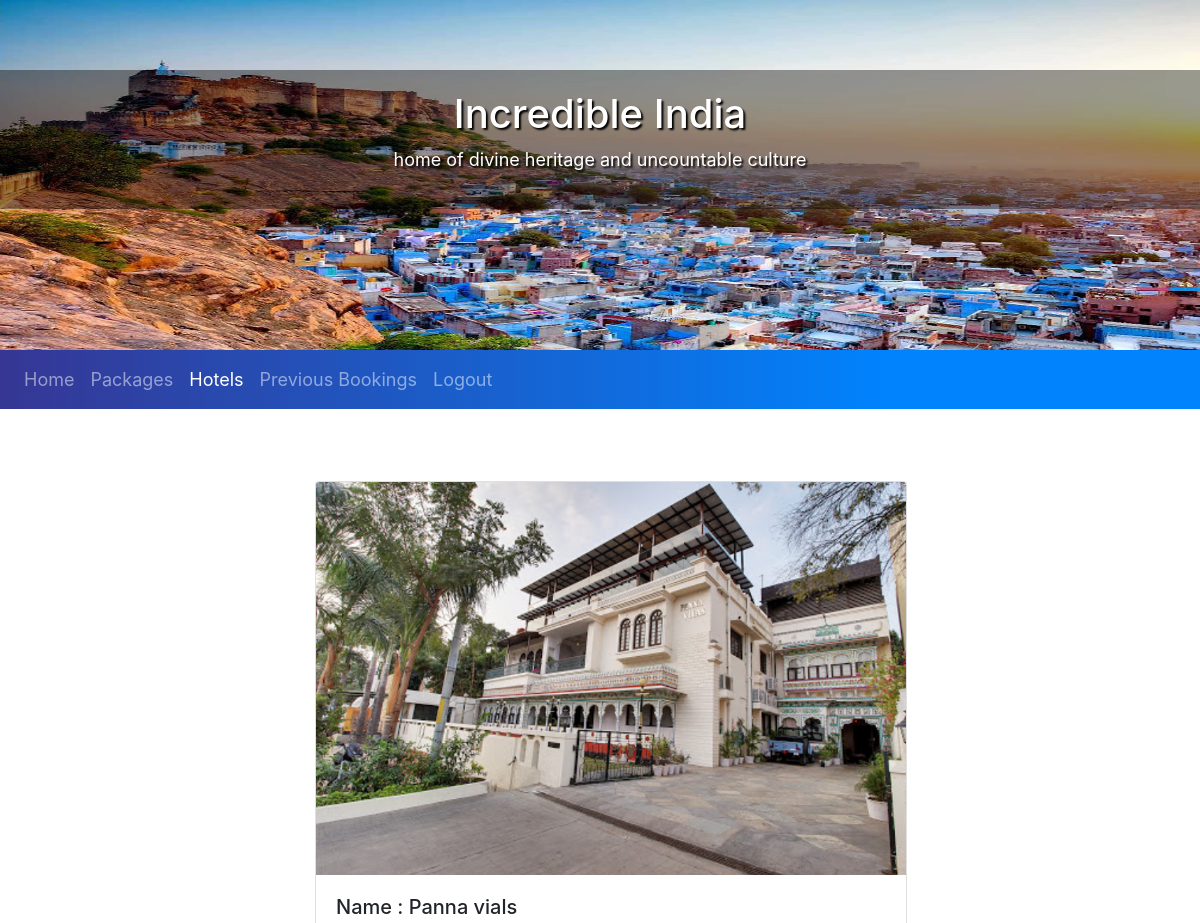
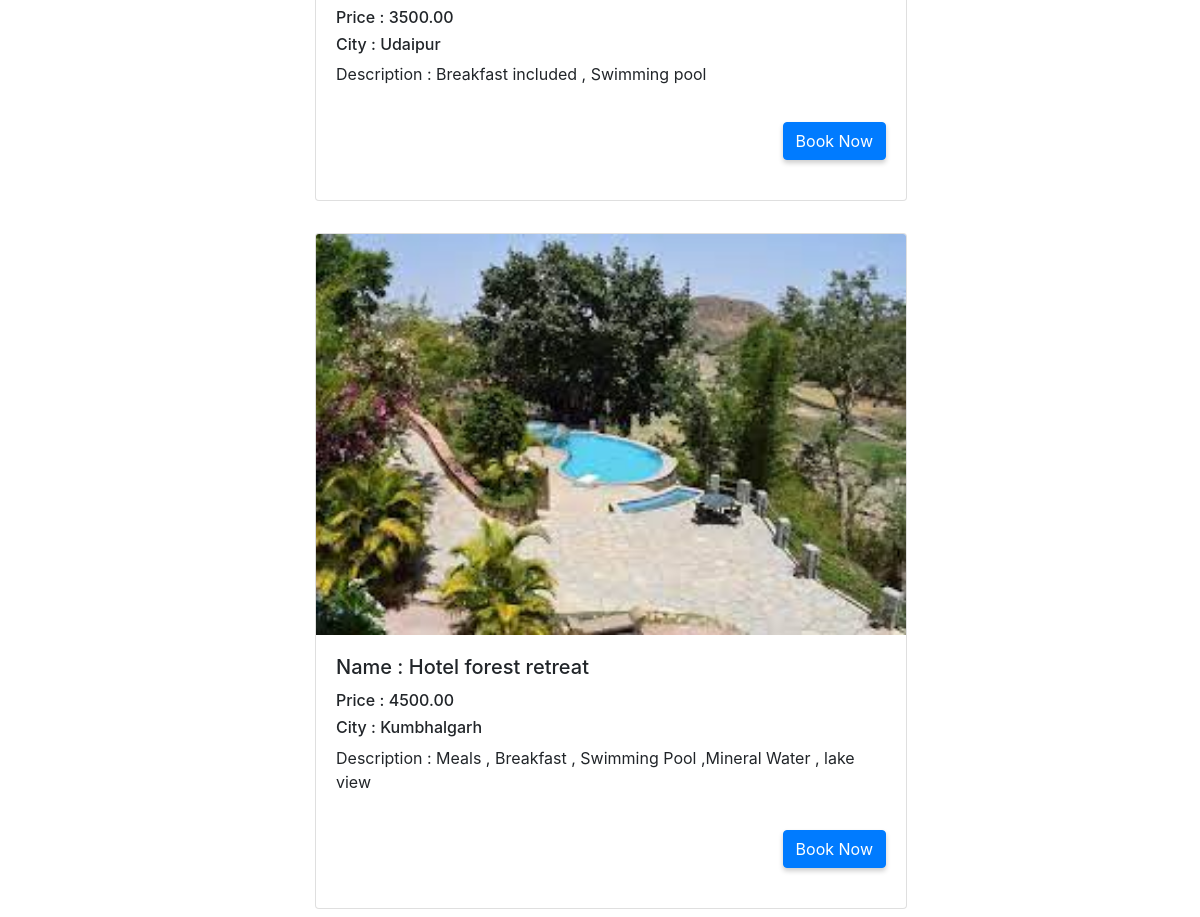
/User/Hotels/ (signed in), run on the app's committed database (2 pictures, top to bottom).
### Admin/models.py (models this page shows, shortened)
class hotel(models.Model):
    hname=models.CharField(max_length=20,primary_key=True)
    hcity=models.CharField(max_length=20)
    hdec=models.CharField(max_length=150)
    hprize=models.DecimalField(max_digits=1000, decimal_places=2)
    himage=models.ImageField(upload_to='himages/')

### User/views.py (the view)
# urls.py: path('Hotels/',views.Hotels,name='Hotels'),
def Hotels(request):
    if not request.user.is_authenticated :
        return redirect('login/')
    hotels=hotel.objects.all()
    return render(request,'Hotels.html',{'hotels':hotels})

### User/templates/Hotels.html (shortened to what this page needs)
<html>
    <head>
    {% load static %}
    <link rel="stylesheet" type="text/css" href='{% static "css/styles1.css" %}?{% now "U" %}'>
    <link rel="stylesheet" href="https://stackpath.bootstrapcdn.com/bootstrap/4.4.1/css/bootstrap.min.css">
    <link rel="stylesheet" href="https://maxcdn.bootstrapcdn.com/font-awesome/4.7.0/css/font-awesome.min.css">
    </head>
<body>
  <div class="uper_imgs">
    <div class="bg fade-imgi">
      <div class="uii">
        <h1>Incredible India</h1>
        <p>home of divine heritage and uncountable culture</p>
        </div>
      <img src="/static/image/img2.jpg" style="width:100%; height: 350px;">
    </div>
    </div>
    <nav class="navbar navbar-expand-lg navbar-dark mb-5" style="background-color: #2a2a72;
    background-image: linear-gradient(90deg, #363694 0%, #0083fd 74%);">
      <div class="collapse navbar-collapse" id="navbarCollapse">
          <div class="navbar-nav">
            <a  href="/User/Home/" class="nav-link">Home</a>
            <a href="/User/Packages/" class="nav-link">Packages</a>
            <a href="/User/Hotels/" class="nav-link active">Hotels</a>
            <a href="/User/Bookings/" class="nav-link">Previous Bookings</a>
            <a href="/logout/" class="nav-link">Logout</a>
          </div>
      </div>
  </nav>
  <div class="container">
    {% for hotel in hotels %}
        <div class="row">
            <div class="card offset-sm-3 mt-4 mb-2" style="width: 37rem;">
                <img src="{{hotel.himage.url}}" class="card-img-top" alt="image is not loaded">
                <div class="card-body">
                    <h5 class="card-title">Name : {{hotel.hname}}</h5>
                    <h6>Price : {{hotel.hprize}}</h6>
                    <h6>City : {{hotel.hcity}}</h6>
                    <p>Description : {{hotel.hdec}}</p>
                    <form action="/User/buyHotel/" method="POST">
                        <button class="btn btn-primary doCenter" type="submit">Book Now</button>
                    </form>
                </div>
            </div>
        </div>
    {% endfor %}
  </div>
</body>
</html>

### User/static/css/styles1.css (style rules this page uses)
body,html { font-family: sans-serif; }
* { box-sizing: border-box; }
.bg { display: none; }
img { vertical-align: middle; }
.uper_imgs { max-width: 100%; position: relative; margin: auto; background-position: center; background-repeat: no-repeat; background-size: cover; }
.uii { text-align: center; position: absolute; top: 70px; background: rgba(1, 01, 1, 0.4); color: #ffffff; width: 100%; padding: 20px; font-size:18px; text-shadow: 2px 2px 2px #000000; }
.fade-imgi { -webkit-animation-name: fade; -webkit-animation-duration: 1.5s; animation-name: fade; animation-duration: 1.5s; }
.navbar-nav a { font-size: 18px; text-decoration: none; border-radius:10px; cursor:pointer; border:none; }
.btn { color: white; float:right; font-size: 18px; text-decoration: none; background-color:#1f80ffe7; border-radius:10px; cursor:pointer; padding:10px 40px; margin: 20px 10px; border:none; box-shadow: 0px 3px 5px 0px rgba(0,0,0,0.2); }
.doCenter { display: block; margin-left: auto; margin-right: auto; }

### data on the page
hotel: himage (picture), hname "Panna vials", hprize "3500.00", hcity "Udaipur", hdec "Breakfast included , Swimming pool"
hotel: himage (picture), hname "Hotel forest retreat", hprize "4500.00", hcity "Kumbhalgarh", hdec "Meals , Breakfast , Swimming Pool ,Mineral Water , lake view"
